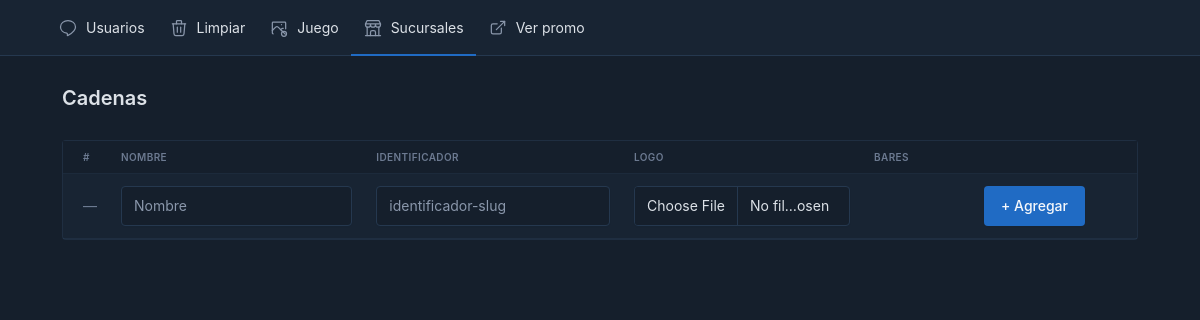
Page /loromin/cadenas.php (signed in) on the earlier database version.
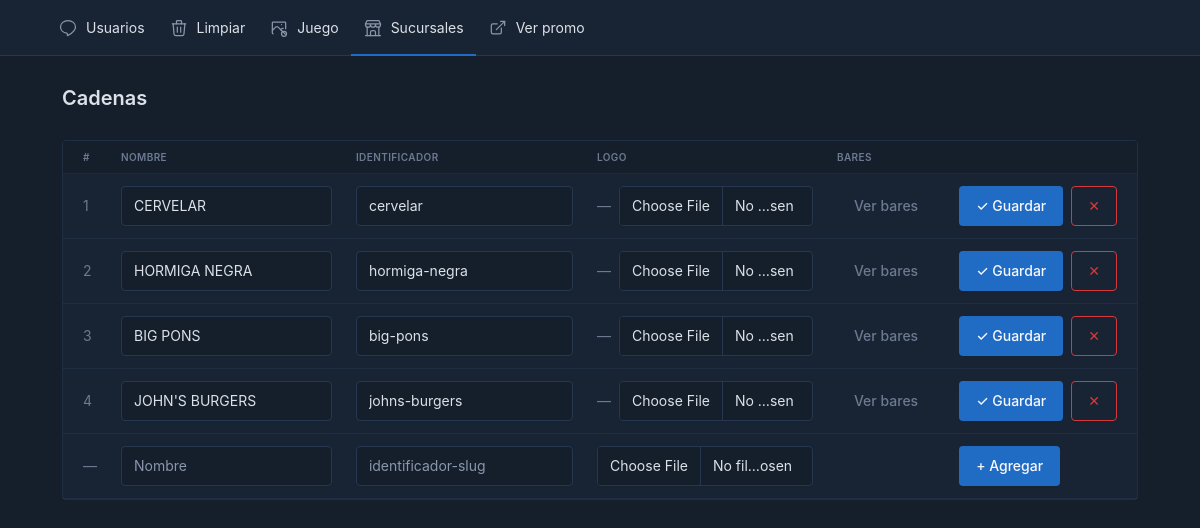
Same page on the later database version.
### tables this page shows
CREATE TABLE `cadenas` (
  `id` int(10) UNSIGNED NOT NULL,
  `nombre` varchar(120) NOT NULL,
  `logo` varchar(255) DEFAULT NULL,
  `identificador` varchar(120) NOT NULL
);

### loromin/cadenas.php (the view, shortened to what this page needs)
<?php
$db = db();
$cadenas = $db->query("SELECT * FROM cadenas ORDER BY id ASC")->fetchAll();
include 'header.php';
?>
<div class="page-header d-print-none">
    <div class="container-xl">
        <div class="row g-2 align-items-center">
            <div class="col"><h2 class="page-title">Cadenas</h2></div>
        </div>
    </div>
</div>
<div class="page-body">
    <div class="container-xl">
        <div class="card">
            <div class="card-body p-0">
                <div class="table-responsive">
                    <table class="table table-vcenter card-table">
                        <thead>
                            <tr>
                                <th style="width:40px">#</th>
                                <th>Nombre</th>
                                <th>Identificador</th>
                                <th style="width:240px">Logo</th>
                                <th style="width:110px">Bares</th>
                                <th style="width:165px"></th>
                            </tr>
                        </thead>
                        <tbody>
                        <?php foreach ($cadenas as $c): ?>
                        <tr data-id="<?= (int)$c['id'] ?>">
                            <td class="text-muted"><?= (int)$c['id'] ?></td>
                            <td><input type="text" class="form-control f-nombre" value="<?= htmlspecialchars($c['nombre'], ENT_QUOTES, 'UTF-8') ?>"></td>
                            <td><input type="text" class="form-control f-identificador" value="<?= htmlspecialchars($c['identificador'], ENT_QUOTES, 'UTF-8') ?>"></td>
                            <td>
                                <div class="d-flex align-items-center gap-2">
                                    <?php if ($c['logo']): ?>
                                    <img class="logo-preview" src="<?= htmlspecialchars('../' . $c['logo'], ENT_QUOTES, 'UTF-8') ?>" style="height:40px;object-fit:contain;flex-shrink:0">
                                    <?php else: ?>
                                    <span class="logo-preview text-muted" style="flex-shrink:0">—</span>
                                    <?php endif; ?>
                                    <input type="file" class="form-control f-logo-file" accept="image/*">
                                </div>
                            </td>
                            <td><a href="bares.php?cadena=<?= (int)$c['id'] ?>" class="btn btn-ghost-secondary">Ver bares</a></td>
                            <td>
                                <div class="d-flex gap-2">
                                    <button class="btn btn-primary btn-save">&#10003; Guardar</button>
                                    <button class="btn btn-outline-danger btn-delete">&#x2715;</button>
                                </div>
                            </td>
                        </tr>
                        <?php endforeach; ?>
                        <tr data-id="" id="row-new">
                            <td class="text-muted">—</td>
                            <td><input type="text" class="form-control f-nombre" placeholder="Nombre"></td>
                            <td><input type="text" class="form-control f-identificador" placeholder="identificador-slug"></td>
                            <td>
                                <div class="d-flex align-items-center gap-2">
                                    <input type="file" class="form-control f-logo-file" accept="image/*">
                                </div>
                            </td>
                            <td></td>
                            <td>
                                <button class="btn btn-primary btn-save">+ Agregar</button>
                            </td>
                        </tr>
                        </tbody>
                    </table>
                </div>
            </div>
        </div>
    </div>
</div>
<?php include 'footer.php'; ?>

### loromin/header.php (shortened to what this page needs)
<?php
$file = basename($_SERVER["SCRIPT_FILENAME"],'.php');
?>
<!doctype html>
<html lang="es">
  <head>
	<link rel="stylesheet" href="<?=urladmin?>tabler/tabler.min.css<?=(debug)?'?'.time():''?>">
  </head>
  <body data-bs-theme="dark" class="pg_<?=$file?>">
	<?php if(!in_array($file,array('index'))): ?>
	<div class="page">
	  <header class="navbar-expand-md">
        <div class="collapse navbar-collapse" id="navbar-menu">
          <div class="navbar">
            <div class="container-xl">
              <div class="row flex-fill align-items-center">
                <div class="col">
                  <ul class="navbar-nav">
                    <li class="nav-item <?=in_array($file,array('usuarios','conversacion'))?'active':''?>">
                      <a class="nav-link" href="<?=urladmin?>usuarios.php">
                        <span class="nav-link-icon d-md-none d-lg-inline-block">
                        </span>
                        <span class="nav-link-title">
                          Usuarios
                        </span>
                      </a>
                    </li>
                    <li class="nav-item <?=in_array($file,array('limpiar'))?'active':''?>">
                      <a class="nav-link" href="<?=urladmin?>limpiar.php">
                        <span class="nav-link-icon d-md-none d-lg-inline-block">
                        </span>
                        <span class="nav-link-title">
                          Limpiar
                        </span>
                      </a>
                    </li>
                    <li class="nav-item <?=in_array($file,array('juego-config'))?'active':''?>">
                      <a class="nav-link" href="<?=urladmin?>juego-config.php">
                        <span class="nav-link-icon d-md-none d-lg-inline-block">
                        </span>
                        <span class="nav-link-title">
                          Juego
                        </span>
                      </a>
                    </li>
                    <li class="nav-item <?=in_array($file,array('cadenas','bares'))?'active':''?>">
                      <a class="nav-link" href="<?=urladmin?>cadenas.php">
                        <span class="nav-link-icon d-md-none d-lg-inline-block">
                        </span>
                        <span class="nav-link-title">
                          Sucursales
                        </span>
                      </a>
                    </li>
                    <li class="nav-item">
                      <a target="_blank" class="nav-link" href="<?=urladmin?>../">
                        <span class="nav-link-icon d-md-none d-lg-inline-block">
                        </span>
                        <span class="nav-link-title">
                          Ver promo
                        </span>
                      </a>
                    </li>
                  </ul>
                </div>
              </div>
            </div>
          </div>
        </div>
      </header>
	  <?php endif; ?>
	<div class="page page-center">
	  <div class="">
        <div class="page-body">
          <div class="container-xl">

### loromin/footer.php
					</div>
				</div>
			</div>
		</div>
	</body>
</html>

Differences in the rows shown:
added cadenas: id "1", nombre "CERVELAR", identificador "cervelar"
added cadenas: id "2", nombre "HORMIGA NEGRA", identificador "hormiga-negra"
added cadenas: id "3", nombre "BIG PONS", identificador "big-pons"
added cadenas: id "4", nombre "JOHN'S BURGERS", identificador "johns-burgers"
